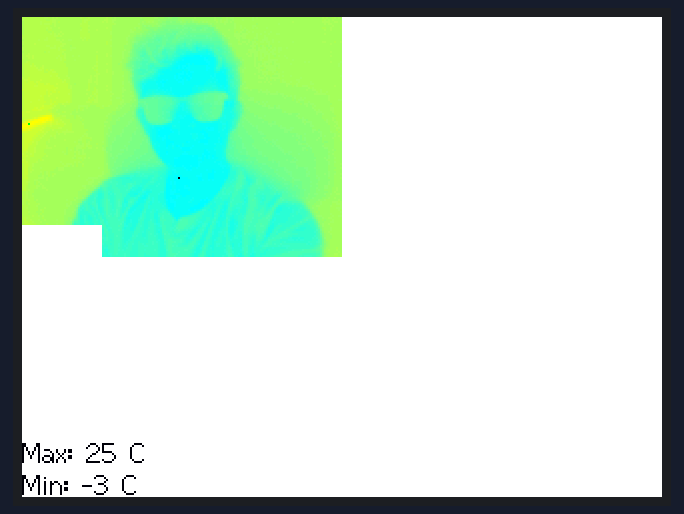
Recording of a sketch running on a simulated ESP32. Parts: 320×240 colour display.

Above: at 0.3 s.

The sketch:

IPS-TEST.ino
```cpp
// TFT (Actually an IPS panel) test for my thermal camera interface

#include <SPI.h>
// NOTE: ALL COLORS MUST BE SUBTRACTED FROM 0xFFFF (inverted) TO MAINTAIN COMPATIBILITY WITH THIS LIBRARY
#include <TFT_eSPI.h>

#include "EXAMPLE.h"  // Stores pre-recorded data from the sensor

TFT_eSPI ips = TFT_eSPI();
// int image[sizeof(__test_image)] = __test_image;

void setup() {
  Serial.begin(115200);
  ips.init();
  ips.setRotation(3);
  ips.fillScreen(0xFFFF-TFT_BLACK);
}

void find_min_max(int image[], int size, double *max, double *min) {
  *max = *min = image[0];

  for (int i = 0; i < size; i++) {
    if (image[i] > *max) {
      *max = image[i];
    }
    if (image[i] < *min) {
      *min = image[i];
    }
  }
}

void loop() {

  double max, min;

  find_min_max(__test_image, 19200, &max, &min);

  for (int i = 0; i < 160; i++) {
    for (int j = 0; j < 120; j++) {

      double val = (__test_image[i + j*160] - min) / (max - min);
      int color;
      if (val == 1.0){
        color = 0x0000;
      } else if (val == 0) {
        color = ips.color565(0,255,0);
      } else {
        color = 0xFFFF - ips.color565(255 * val,0, 255 *(1 - val));
      }
      if (i < 40) {
        if (j > 103) {
          continue;
        }
      }

      ips.drawPixel(1 * i,1 * j, color);
      // ips.drawPixel(2 * i,2 * j, color);
      // ips.drawPixel(2 * i + 1, 2 * j, color);
      // ips.drawPixel(2 * i, 2 * j + 1, color);
      // ips.drawPixel(2 * i + 1, 2 * j + 1, color);
    }
  }

  ips.setCursor(0, 210, 2);
  ips.setTextColor(0xFFFF - TFT_WHITE, 0xFFFF - TFT_BLACK);
  ips.setTextColor(1);
  ips.print("Max: "); ips.println("25 C");
  ips.print("Min: "); ips.print("-3 C");
}
```

Source omitted: EXAMPLE.h (115317 bytes)
